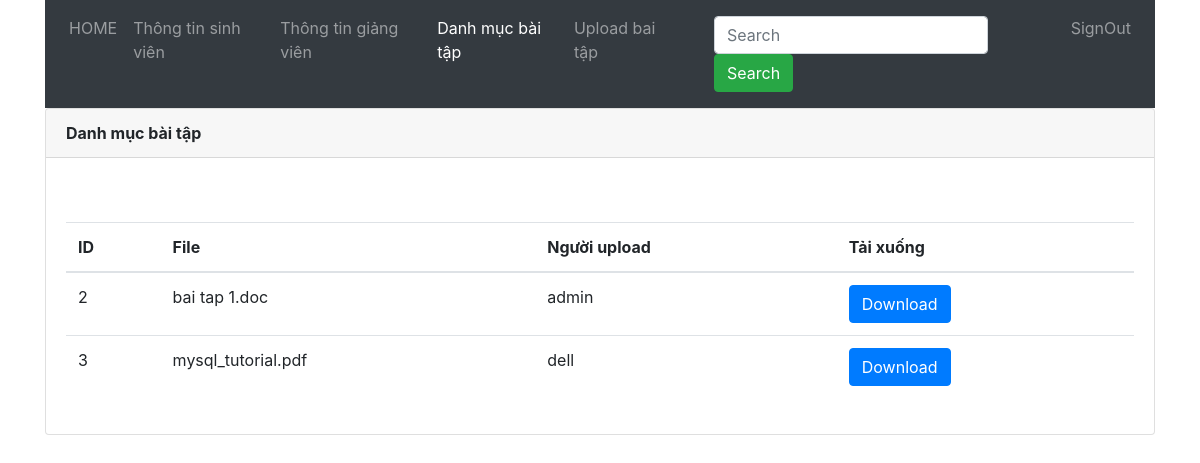
Screenshot of /pages/list_exam.php with the database file from the repository.
### tables this page shows
CREATE TABLE `exam` (
  `ID` int(11) NOT NULL,
  `file_path` varchar(225) NOT NULL,
  `teacher_user_id` text NOT NULL
);

### pages/list_exam.php (the view, shortened to what this page needs)
<?php
    include("../lib/connectDB.php");
?>
<!DOCTYPE html>
<html lang="en">
<head>
    <link href="/qlsv/bootstrap/css/bootstrap.min.css" rel="stylesheet" style="text/css">
    <link href="/qlsv/bootstrap/css/bootstrap.css" rel="stylesheet" style="text/css">
</head>
<body>
    <div class="container">
        <nav class="navbar navbar-expand-sm bg-dark navbar-dark">
            <ul class="navbar-nav">
                <li class="nav-item ">
                    <a class="nav-link" href='profile.php?id=$ID'>HOME</a>
                </li>
                <li class="nav-item">
                    <a class="nav-link " href='student.php'>Thông tin sinh viên</a>
                </li>
                <li class="nav-item">
                    <a class="nav-link" href="teacher.php">Thông tin giảng viên</a>
                </li>
                <li class="nav-item">
                    <a class="nav-link active" href="list_exam.php">Danh mục bài tập</a>
                </li>
                <li class="nav-item" >
                    <a class="nav-link "  href="student_upload.php">Upload bai tập</a>
                </li>
                <li class="nav-item">
                    <a class="nav-link" href="#"></a>
                </li>
                <nav class="navbar navbar-expand-sm bg-dark navbar-darks">
                    <form class="form-inline" action="#">
                        <input class="form-control mr-sm-2" type="text" placeholder="Search">
                        <button class="btn btn-success" type="submit">Search</button>
                    </form>
                </nav>
                <li class="nav-item">
                    <a class="nav-link" href="../lib/signout.php">SignOut</a>
                </li>
            </ul>
        </nav>
    </div>
    <div class="container">
        <div class="card">
            <div class="card-header"><b>Danh mục bài tập</b></div>
            <div class="input-group">
                <form class="container" action="#" method="post" enctype="multipart/form-data">
                    <div class="custom-file">
                    </div>
                </form>
            </div>
            <div class="card-body">
                <table class="table">
                    <thead>
                        <tr>
                            <th>ID</th>
                            <th>File</th>
                            <th>Người upload</th>
                            <th>Tải xuống</th>
                        </tr>
                    </thead>
                    <tbody>
                    <?php
                        $query = "SELECT * FROM exam";
                        $result = mysqli_query($connectDB, $query);
							if(mysqli_num_rows($result) > 0){
								while ($r = mysqli_fetch_assoc($result)){
                                    $ID = $r['ID'];
                                    $file_path= $r['file_path'];
                                    $teacher_user_id = $r['teacher_user_id'];
                                    echo "<tr>";
                                    echo "<td>$ID</td>";
                                    echo "<td>$file_path</td>";
                                    echo "<td>$teacher_user_id</td>";
                                    echo " <td>";
                                    echo "<a href='../lib/download_teacher_exam.php?id=$ID'><input class='btn btn-primary' id='btnDownload' type='button' value='Download' '></a>
                                    </td>";
                                    echo"</tr>";
                                }
                            }
                        ?>
                    </tbody>
                </table>
            </div>
        </div>
    </div>
</body>
</html>

### rows the page displays
exam: ID "2", file_path "bai tap 1.doc", teacher_user "admin"
exam: ID "3", file_path "mysql_tutorial.pdf", teacher_user "dell"
